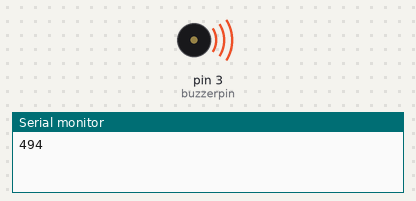
A sketch run on a simulated Arduino Uno, built with avr-gcc and run on an emulated ATmega328P. Shown: buzzer (waves = sounding), the last lines printed to the serial monitor.

Above: at 0.3 s.
At 13.5 s:
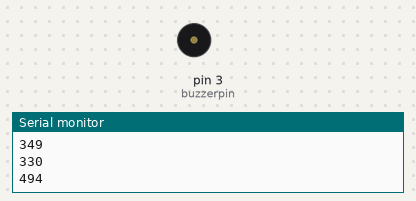
Timing chart, 0 to 18.2 s (numbered marks = the images above):
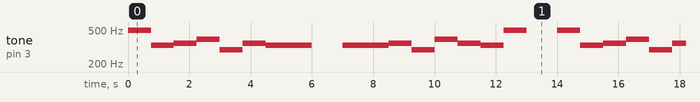

The sketch:

4.2._Temel_notalarin_calinmasi.ino
```cpp
int buzzerpin = 3; //buzzer pini tanımlanır
int notasayisi = 7; //notasayısı isimli bir değişken tanımlanır

int notalar[] = {494,  330, 349, 392,  294,  349, 330, 330};
//int notalar[] = {261,  294, 330, 349,  392,  440, 494, 523}; //notalar isimli 7 elemanlı bir dizi oluşturulur
 //                Do    Re   Mi   Fa    Sol   La   Si   Do(ince) Notalara karşılık gelen frekans değerleri dizi elemanı olarak atanır.
void setup()
{
Serial.begin(9600);  //Seri veri girişi başlatılır.
}

void loop()
{
for (int i = 0; i <= notasayisi; i++) //Baştan sona doğru döngü başlatılır.
{
tone(buzzerpin, notalar[i]); // Notalar Do'dan İnce Do'ya kadar çalar.
Serial.println(notalar[i]);  //Çalan notaların frekans değerleri ekrana yazdırılır.
delay(750); //Her nota arasında 750 msn bekleme süresi vardır.
}
noTone(buzzerpin); //Baştan sonra notalar çalması durdurulur.
delay(1000); //1sn beklenir.
{
for (int i = notasayisi; i >= 0; i--)//Notaların sondan başa geri gitmesi için 2. döngü kullanılır.
{
tone(buzzerpin, notalar[i]); //Sondan başa doğru İnce Do'dan Do'ya kadar notalar çalar.
Serial.println(notalar[i]); //Çalan notaların frekans değerleri ekrana yazdırılır.
delay(750); //Her nota arasında 750 msn bekleme süresi vardır.
}
noTone(buzzerpin); //Sondan başa notaların çalması durdurulur.
delay(1000);// 1 sn beklenir.
}
}
```

Measured:
- by itself, tone on pin 3 (buzzerpin): repeats every 14.0 s: 330 Hz 0.75 s, 349 Hz 0.75 s, 392 Hz 0.75 s, 294 Hz 0.75 s, 349 Hz 0.75 s, 330 Hz 1.5 s, silent 1.0 s, 330 Hz 1.5 s, 349 Hz 0.75 s, 294 Hz 0.75 s, 392 Hz 0.75 s, 349 Hz 0.75 s, 330 Hz 0.75 s, 494 Hz 0.75 s, silent 1.0 s, 494 Hz 0.75 s
